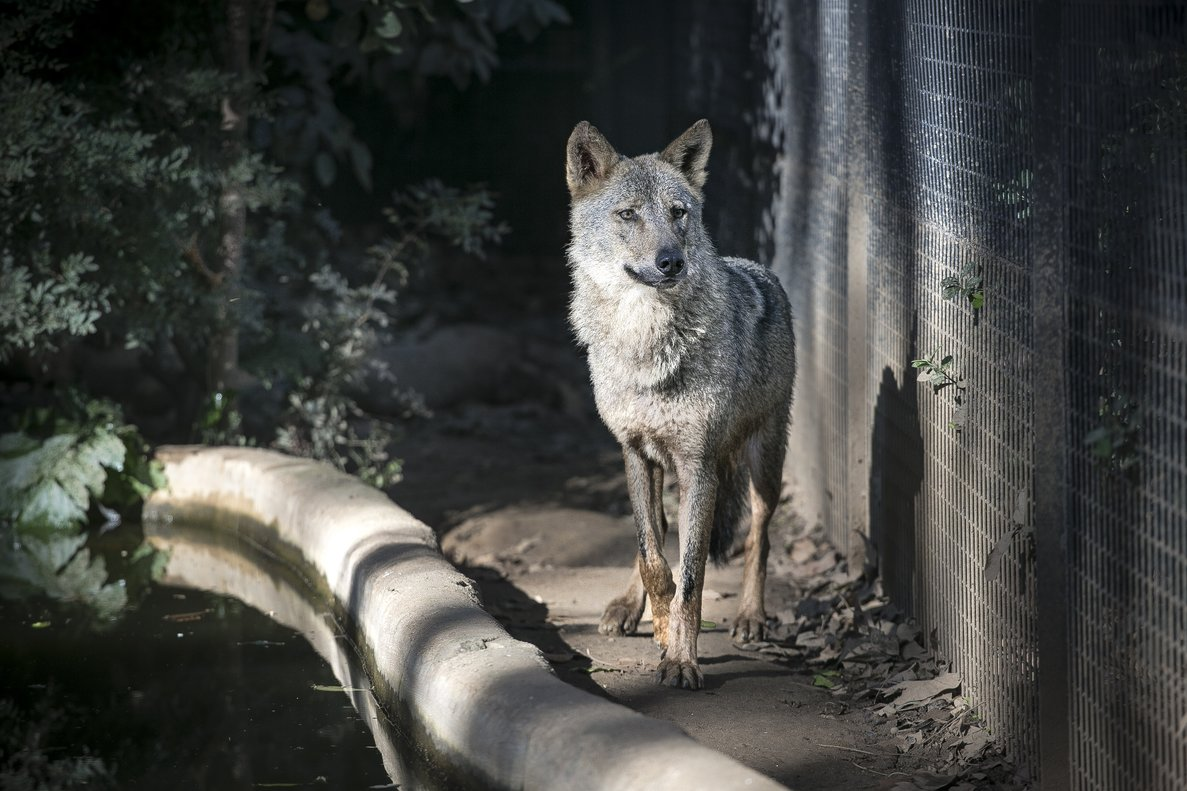
#> input picture lobo.jpg, 1187 x 791 px
$ python 13-GradienteDeImagenes.py   (older library calls are emulated)
#> lines starting #> are read from the running program, lines starting #| are printed output that depends on the picture
#FILTROS PASA ALTO (FPA)

#(muestra todos los operadores en un solo
# diagrama. todos los kernels son de tamaño
# 3x3)

import cv2
import numpy as np
from matplotlib import pyplot as plt

img = cv2.imread('lobo.jpg')
#> img is the input picture: shape (791, 1187, 3); mean B, G, R 66.6, 69.7, 68.5

laplacian = cv2.Laplacian(img, cv2.CV_8U)
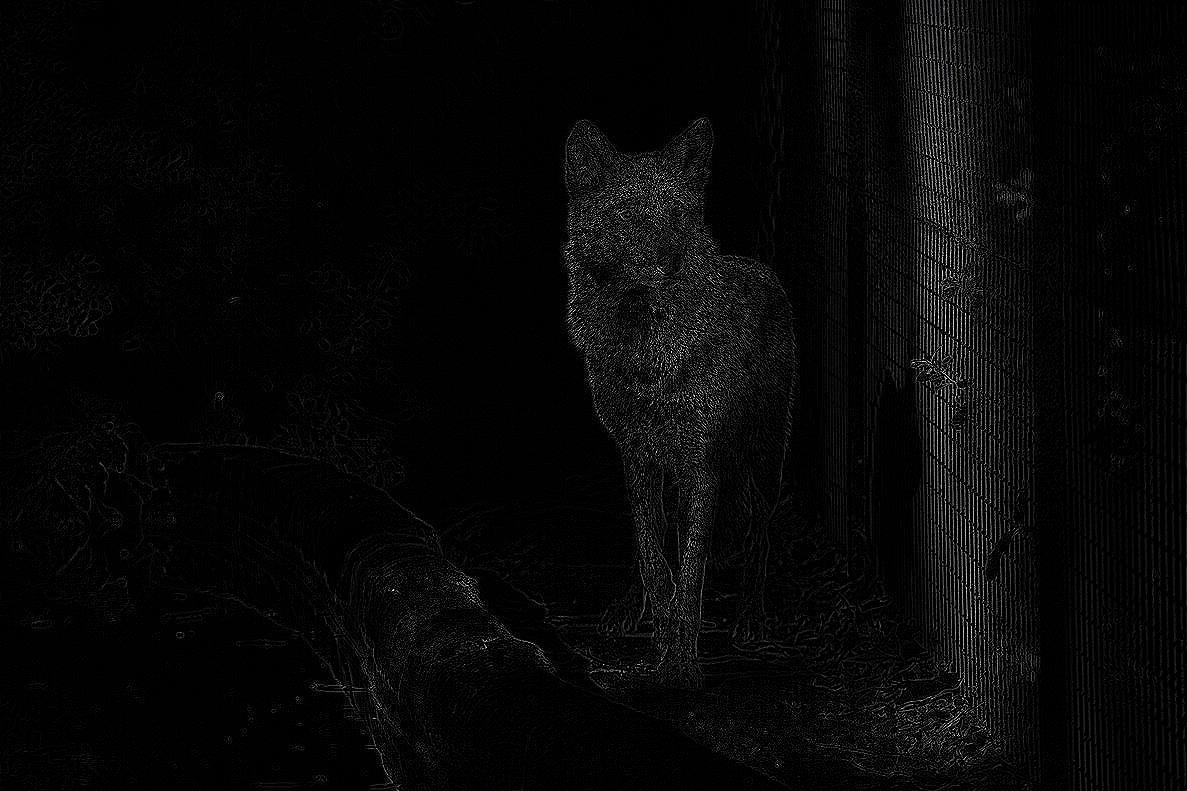
#> laplacian: shape (791, 1187, 3); mean B, G, R 7.2, 7.1, 7.1
sobelx = cv2.Sobel(img, cv2.CV_8U,1,0,ksize =3)
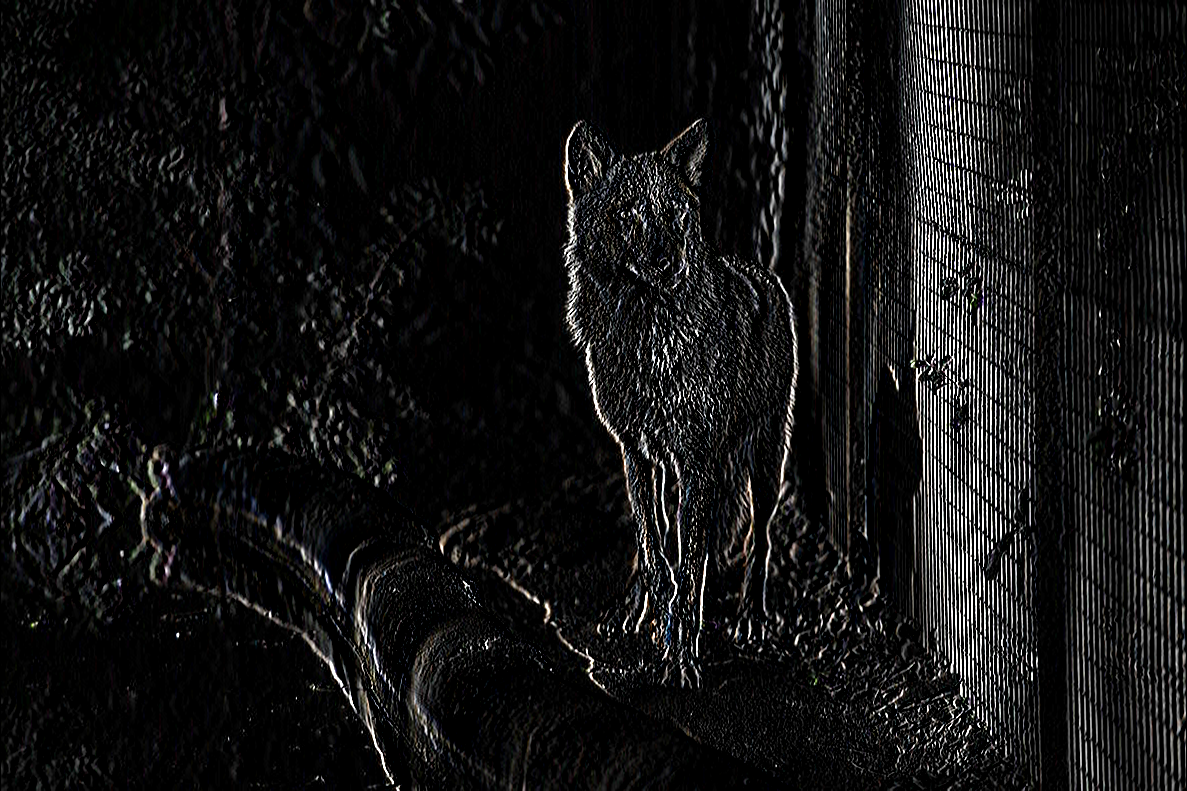
#> sobelx: shape (791, 1187, 3); mean B, G, R 19.7, 19.8, 19.8
sobely = cv2.Sobel(img,cv2.CV_8U,0,1,ksize=3)
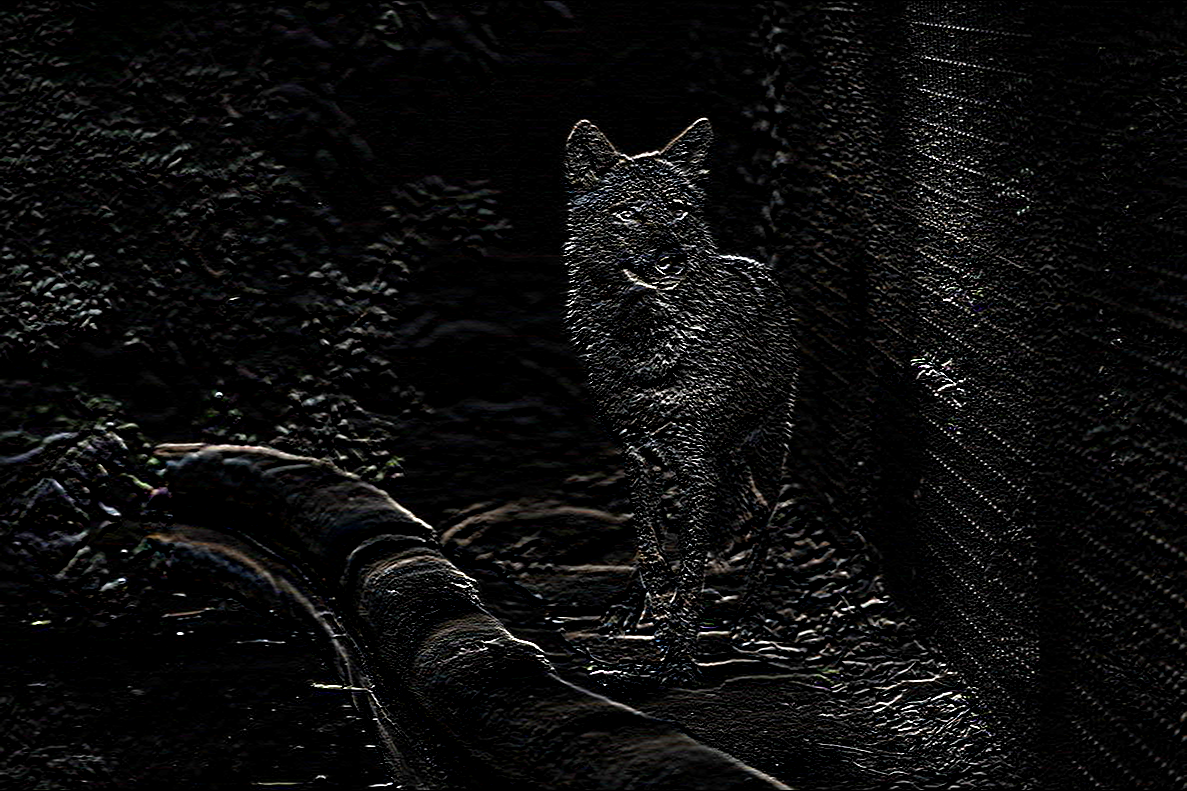
#> sobely: shape (791, 1187, 3); mean B, G, R 12.6, 12.7, 12.8

plt.subplot(2,2,1),plt.imshow(img,cmap ='gray')
plt.title('Original'),plt.xticks([]),plt.yticks([])
plt.subplot(2,2,2),plt.imshow(laplacian,cmap='gray')
plt.title('Laplaciano'),plt.xticks([]),plt.yticks([])
plt.subplot(2,2,3),plt.imshow(sobelx,cmap = 'gray')
plt.title('Sobel X'),plt.xticks([]),plt.yticks([])
plt.subplot(2,2,4),plt.imshow(sobely,cmap = 'gray')
plt.title('Sobel Y'),plt.xticks([]),plt.yticks([])

plt.show()
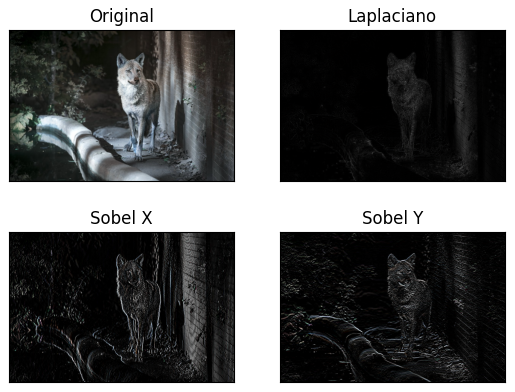
#> figure drawn by matplotlib, 4 panels; B, G, R data is drawn as R, G, B
